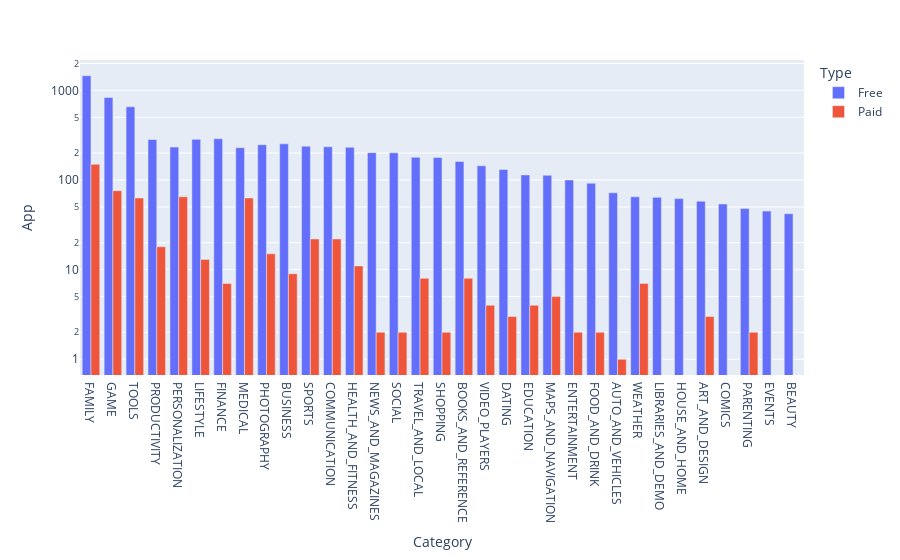

The cell this chart's notebook holds for it:
### Markdown cell above
**Challenge**: Use the plotly express bar [chart examples](https://plotly.com/python/bar-charts/#bar-chart-with-sorted-or-ordered-categories) and the [.bar() API reference](https://plotly.com/python-api-reference/generated/plotly.express.bar.html#plotly.express.bar) to create this bar chart: 

<img src=https://imgur.com/LE0XCxA.png>

You'll want to use the `df_free_vs_paid` DataFrame that you created above that has the total number of free and paid apps per category. 

See if you can figure out how to get the look above by changing the `categoryorder` to 'total descending' as outlined in the documentation here [here](https://plotly.com/python/categorical-axes/#automatically-sorting-categories-by-name-or-total-value).

### Code cell
free_vs_paid = df_apps.groupby(["Category", "Type"], as_index=False).agg({"App": pd.Series.count})
bar = px.bar(data_frame=free_vs_paid, x="Category", y="App", color="Type", barmode="group")

bar.update_layout(xaxis={"categoryorder": "total descending"}, yaxis=dict(type="log"))

bar.show()

### Figure 1 — Plotly figure (JSON) as saved in the notebook; plotly's stock layout.template omitted (floating-point values rounded to 4 significant figures)
{"data": [{"alignmentgroup": "True", "hovertemplate": "Type=Free<br>Category=%{x}<br>App=%{y}<extra></extra>", "legendgroup": "Free", "marker": {"color": "#636efa", "pattern": {"shape": ""}}, "name": "Free", "offsetgroup": "Free", "orientation": "v", "showlegend": true, "textposition": "auto", "type": "bar", "x": ["ART_AND_DESIGN", "AUTO_AND_VEHICLES", "BEAUTY", "BOOKS_AND_REFERENCE", "BUSINESS", "COMICS", "COMMUNICATION", "DATING", "EDUCATION", "ENTERTAINMENT", "EVENTS", "FAMILY", "FINANCE", "FOOD_AND_DRINK", "GAME", "HEALTH_AND_FITNESS", "HOUSE_AND_HOME", "LIBRARIES_AND_DEMO", "LIFESTYLE", "MAPS_AND_NAVIGATION", "MEDICAL", "NEWS_AND_MAGAZINES", "PARENTING", "PERSONALIZATION", "PHOTOGRAPHY", "PRODUCTIVITY", "SHOPPING", "SOCIAL", "SPORTS", "TOOLS", "TRAVEL_AND_LOCAL", "VIDEO_PLAYERS", "WEATHER"], "xaxis": "x", "y": [58, 72, 42, 161, 253, 54, 235, 131, 114, 100, 45, 1456, 289, 92, 834, 232, 62, 64, 284, 113, 229, 202, 48, 233, 248, 283, 178, 201, 238, 656, 179, 144, 65], "yaxis": "y"}, {"alignmentgroup": "True", "hovertemplate": "Type=Paid<br>Category=%{x}<br>App=%{y}<extra></extra>", "legendgroup": "Paid", "marker": {"color": "#EF553B", "pattern": {"shape": ""}}, "name": "Paid", "offsetgroup": "Paid", "orientation": "v", "showlegend": true, "textposition": "auto", "type": "bar", "x": ["ART_AND_DESIGN", "AUTO_AND_VEHICLES", "BOOKS_AND_REFERENCE", "BUSINESS", "COMMUNICATION", "DATING", "EDUCATION", "ENTERTAINMENT", "FAMILY", "FINANCE", "FOOD_AND_DRINK", "GAME", "HEALTH_AND_FITNESS", "LIFESTYLE", "MAPS_AND_NAVIGATION", "MEDICAL", "NEWS_AND_MAGAZINES", "PARENTING", "PERSONALIZATION", "PHOTOGRAPHY", "PRODUCTIVITY", "SHOPPING", "SOCIAL", "SPORTS", "TOOLS", "TRAVEL_AND_LOCAL", "VIDEO_PLAYERS", "WEATHER"], "xaxis": "x", "y": [3, 1, 8, 9, 22, 3, 4, 2, 150, 7, 2, 76, 11, 13, 5, 63, 2, 2, 65, 15, 18, 2, 2, 22, 63, 8, 4, 7], "yaxis": "y"}], "layout": {"barmode": "group", "legend": {"title": {"text": "Type"}, "tracegroupgap": 0}, "margin": {"t": 60}, "xaxis": {"anchor": "y", "categoryorder": "total descending", "domain": [0, 1], "title": {"text": "Category"}}, "yaxis": {"anchor": "x", "domain": [0, 1], "title": {"text": "App"}, "type": "log"}}}
